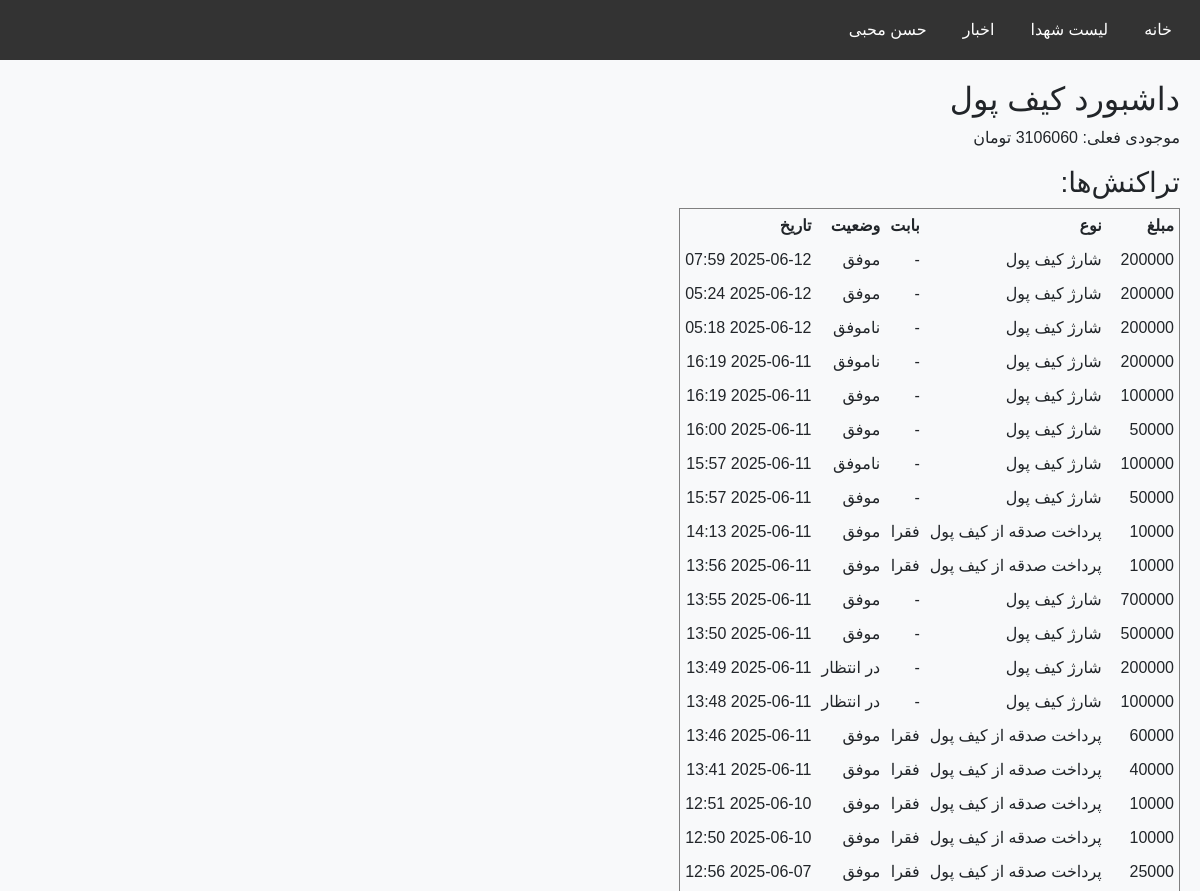
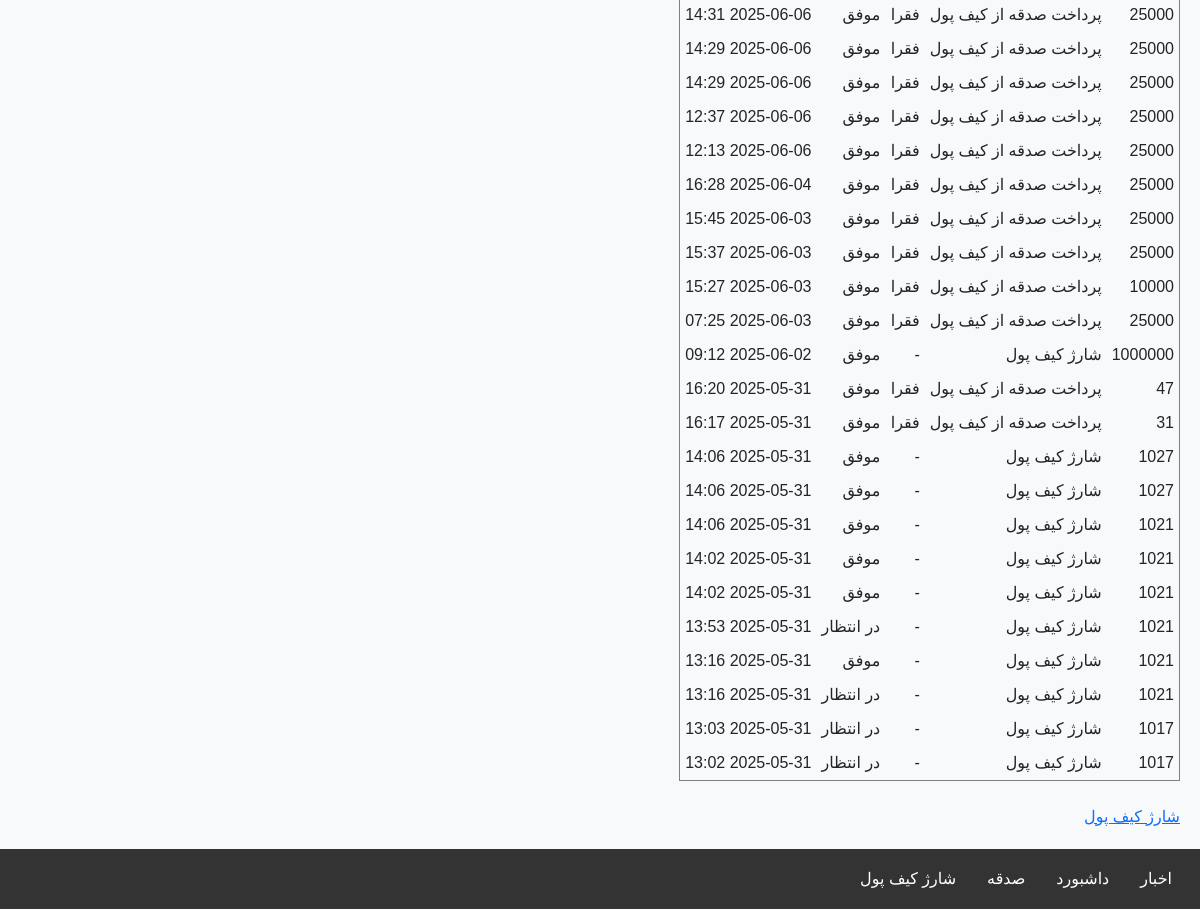
The page /wallet/dashboard/ (signed in) on the database its author committed (2 pictures, top to bottom).
### accounts/models.py (models this page shows, shortened)
class User(AbstractBaseUser, PermissionsMixin):
    GENDER_CHOICES = (
        ('M', 'مرد'),
        ('F', 'زن'),
    )
    phone = models.CharField(max_length=11, unique=True)
    first_name = models.CharField(max_length=100, blank=True)
    last_name = models.CharField(max_length=100, blank=True)
    national_code = models.CharField(max_length=10, blank=True)
    image = models.ImageField(upload_to='profiles/', blank=True, null=True)
    gender = models.CharField(max_length=1, choices=GENDER_CHOICES, blank=True, null=True)
    is_active = models.BooleanField(default=True)
    is_staff = models.BooleanField(default=False)
    is_profile_completed = models.BooleanField(default=False)
    allowed_categories = models.ManyToManyField(
        'news.Category',
        related_name='allowed_users',
        blank=True,
        verbose_name='دسته‌بندی‌های مجاز برای ارسال خبر'
    )
    groups = models.ManyToManyField(
        'auth.Group',
        related_name='accounts_user_set',
        blank=True
    )
    user_permissions = models.ManyToManyField(
        'auth.Permission',
        related_name='accounts_user_permissions_set',
        blank=True
    )
    objects = UserManager()
    USERNAME_FIELD = 'phone'
    def get_full_name(self):
        return f"{self.first_name} {self.last_name}".strip()

### wallet/models.py (models this page shows, shortened)
class WalletTransaction(models.Model):
    TRANSACTION_TYPES = [
        ('CHARGE', 'شارژ کیف پول'),
        ('DONATION', 'پرداخت صدقه از کیف پول'),
    ]
    STATUS_CHOICES = [
        ('SUCCESS', 'موفق'),
        ('FAILED', 'ناموفق'),
        ('PENDING', 'در انتظار'),
    ]
    wallet = models.ForeignKey(
        Wallet,
        on_delete=models.CASCADE,
        related_name='transactions'
    )
    amount = models.PositiveIntegerField(verbose_name="مبلغ (تومان)")
    transaction_type = models.CharField(
        max_length=10,
        choices=TRANSACTION_TYPES,
        default='CHARGE'
    )
    cause = models.CharField(
        max_length=20,
        choices=Donation.CAUSES,
        null=True,
        blank=True,
        verbose_name="بابت صدقه"
    )
    status = models.CharField(
        max_length=10,
        choices=STATUS_CHOICES,
        default='SUCCESS'
    )
    created_at = models.DateTimeField(auto_now_add=True)
    ref_id = models.CharField(max_length=100, null=True, blank=True, verbose_name="شناسه مرجع تراکنش")

### wallet/views.py (the view)
# urls.py: path('dashboard/', views.wallet_dashboard, name='wallet_dashboard'),
@login_required
def wallet_dashboard(request):
    wallet = Wallet.objects.filter(user=request.user).first()
    transactions = wallet.transactions.order_by('-created_at') if wallet else []
    return render(request, 'wallet/dashboard.html', {
        'wallet': wallet,
        'transactions': transactions,
    })

### templates/wallet/dashboard.html (shortened to what this page needs)
{% extends "base.html" %}
{% block content %}
<h2>داشبورد کیف پول</h2>
<p>موجودی فعلی: {{ wallet.balance }} تومان</p>
<h3>تراکنش‌ها:</h3>
<table border="1" cellpadding="5" cellspacing="0">
    <tr>
        <th>مبلغ</th>
        <th>نوع</th>
        <th>بابت</th>
        <th>وضعیت</th>
        <th>تاریخ</th>
    </tr>
    {% for tx in transactions %}
    <tr>
        <td>{{ tx.amount }}</td>
        <td>{{ tx.get_transaction_type_display }}</td>
        <td>{{ tx.get_cause_display|default:"-" }}</td>
        <td>{{ tx.get_status_display }}</td>
        <td>{{ tx.created_at|date:"Y-m-d H:i" }}</td>
    </tr>
    {% empty %}
    <tr><td colspan="5">هیچ تراکنشی ثبت نشده است.</td></tr>
    {% endfor %}
</table>
<br>
<a href="{% url 'wallet:charge_wallet' %}">شارژ کیف پول</a>
{% endblock %}

### templates/base.html (shortened to what this page needs)
<!DOCTYPE html>
<html lang="fa">
<head>
    <link href="https://cdn.jsdelivr.net/npm/bootstrap@5.3.0/dist/css/bootstrap.rtl.min.css" rel="stylesheet">
    <link href="https://cdn.jsdelivr.net/npm/bootstrap-icons@1.10.5/font/bootstrap-icons.css" rel="stylesheet">
    <link rel="stylesheet" href="https://cdn.jsdelivr.net/npm/persian-datepicker@1.2.0/dist/css/persian-datepicker.min.css">
</head>
<body>
<header>
    <nav>
        <ul>
            <li><a href="/">خانه</a></li>
            <li><a href="/martyrs/list/">لیست شهدا</a></li>
            <li><a href="{% url 'news:news_list' %}">اخبار</a></li>
            {% if user.is_authenticated %}
                <li>
                    <a href="#">
                        {% if user.gender == 'male' %}
                            آقای {{ user.last_name }}
                        {% elif user.gender == 'female' %}
                            خانم {{ user.last_name }}
                        {% else %}
                            {{ user.get_full_name|default:user.phone }}
                        {% endif %}
                    </a>
                </li>
            {% else %}
                <li><a href="{% url 'accounts:login' %}">ورود</a></li>
            {% endif %}
        </ul>
    </nav>
</header>
<main>
    {% block content %}{% endblock %}
</main>
<footer>
    <nav>
        <ul>
            <li><a href="{% url 'news:news_list' %}">اخبار</a></li>
            {% if user.is_authenticated %}
                <li><a href="{% url 'accounts:dashboard' %}">داشبورد</a></li>
            {% else %}
                <li><a href="{% url 'accounts:login' %}?next={% url 'accounts:dashboard' %}">پروفایل</a></li>
            {% endif %}
            <li><a href="{% url 'donate' %}">صدقه</a></li>
            {% if user.is_authenticated %}
                <li><a href="{% url 'wallet:charge_wallet' %}">شارژ کیف پول</a></li>
            {% else %}
                <li><a href="{% url 'accounts:login' %}?next={% url 'wallet:charge_wallet' %}">شارژ کیف پول</a></li>
            {% endif %}
        </ul>
    </nav>
</footer>
</body>
</html>

### templates/base.html (style rules this page uses)
body { font-family: sans-serif; margin: 0; padding: 0; direction: rtl; background-color: #f8f9fa; }
header, footer { background-color: #333; color: white; padding: 10px 20px; }
nav ul { list-style: none; display: flex; justify-content: flex-start; gap: 20px; padding: 0; margin: 0; }
nav ul li { position: relative; }
nav ul li a { color: white; text-decoration: none; padding: 8px; display: block; }
main { padding: 20px; }
footer nav ul { flex-wrap: wrap; gap: 15px; }

### rows shown on the page
User: get_full_name "حسن محبی"
WalletTransaction: amount "200000", transaction_type "شارژ کیف پول", cause "-", status "موفق", created_at "2025-06-12 07:59"
WalletTransaction: amount "200000", transaction_type "شارژ کیف پول", cause "-", status "موفق", created_at "2025-06-12 05:24"
WalletTransaction: amount "200000", transaction_type "شارژ کیف پول", cause "-", status "ناموفق", created_at "2025-06-12 05:18"
WalletTransaction: amount "200000", transaction_type "شارژ کیف پول", cause "-", status "ناموفق", created_at "2025-06-11 16:19"
WalletTransaction: amount "100000", transaction_type "شارژ کیف پول", cause "-", status "موفق", created_at "2025-06-11 16:19"
WalletTransaction: amount "50000", transaction_type "شارژ کیف پول", cause "-", status "موفق", created_at "2025-06-11 16:00"
WalletTransaction: amount "100000", transaction_type "شارژ کیف پول", cause "-", status "ناموفق", created_at "2025-06-11 15:57"
WalletTransaction: amount "50000", transaction_type "شارژ کیف پول", cause "-", status "موفق", created_at "2025-06-11 15:57"
WalletTransaction: amount "10000", transaction_type "پرداخت صدقه از کیف پول", cause "فقرا", status "موفق", created_at "2025-06-11 14:13"
WalletTransaction: amount "10000", transaction_type "پرداخت صدقه از کیف پول", cause "فقرا", status "موفق", created_at "2025-06-11 13:56"
WalletTransaction: amount "700000", transaction_type "شارژ کیف پول", cause "-", status "موفق", created_at "2025-06-11 13:55"
WalletTransaction: amount "500000", transaction_type "شارژ کیف پول", cause "-", status "موفق", created_at "2025-06-11 13:50"
WalletTransaction: amount "200000", transaction_type "شارژ کیف پول", cause "-", status "در انتظار", created_at "2025-06-11 13:49"
WalletTransaction: amount "100000", transaction_type "شارژ کیف پول", cause "-", status "در انتظار", created_at "2025-06-11 13:48"
WalletTransaction: amount "60000", transaction_type "پرداخت صدقه از کیف پول", cause "فقرا", status "موفق", created_at "2025-06-11 13:46"
WalletTransaction: amount "40000", transaction_type "پرداخت صدقه از کیف پول", cause "فقرا", status "موفق", created_at "2025-06-11 13:41"
WalletTransaction: amount "10000", transaction_type "پرداخت صدقه از کیف پول", cause "فقرا", status "موفق", created_at "2025-06-10 12:51"
WalletTransaction: amount "10000", transaction_type "پرداخت صدقه از کیف پول", cause "فقرا", status "موفق", created_at "2025-06-10 12:50"
WalletTransaction: amount "25000", transaction_type "پرداخت صدقه از کیف پول", cause "فقرا", status "موفق", created_at "2025-06-07 12:56"
WalletTransaction: amount "25000", transaction_type "پرداخت صدقه از کیف پول", cause "فقرا", status "موفق", created_at "2025-06-06 14:31"
WalletTransaction: amount "25000", transaction_type "پرداخت صدقه از کیف پول", cause "فقرا", status "موفق", created_at "2025-06-06 14:29"
WalletTransaction: amount "25000", transaction_type "پرداخت صدقه از کیف پول", cause "فقرا", status "موفق", created_at "2025-06-06 14:29"
WalletTransaction: amount "25000", transaction_type "پرداخت صدقه از کیف پول", cause "فقرا", status "موفق", created_at "2025-06-06 12:37"
WalletTransaction: amount "25000", transaction_type "پرداخت صدقه از کیف پول", cause "فقرا", status "موفق", created_at "2025-06-06 12:13"
WalletTransaction: amount "25000", transaction_type "پرداخت صدقه از کیف پول", cause "فقرا", status "موفق", created_at "2025-06-04 16:28"
WalletTransaction: amount "25000", transaction_type "پرداخت صدقه از کیف پول", cause "فقرا", status "موفق", created_at "2025-06-03 15:45"
WalletTransaction: amount "25000", transaction_type "پرداخت صدقه از کیف پول", cause "فقرا", status "موفق", created_at "2025-06-03 15:37"
WalletTransaction: amount "10000", transaction_type "پرداخت صدقه از کیف پول", cause "فقرا", status "موفق", created_at "2025-06-03 15:27"
WalletTransaction: amount "25000", transaction_type "پرداخت صدقه از کیف پول", cause "فقرا", status "موفق", created_at "2025-06-03 07:25"
WalletTransaction: amount "1000000", transaction_type "شارژ کیف پول", cause "-", status "موفق", created_at "2025-06-02 09:12"
WalletTransaction: amount "47", transaction_type "پرداخت صدقه از کیف پول", cause "فقرا", status "موفق", created_at "2025-05-31 16:20"
WalletTransaction: amount "31", transaction_type "پرداخت صدقه از کیف پول", cause "فقرا", status "موفق", created_at "2025-05-31 16:17"
WalletTransaction: amount "1027", transaction_type "شارژ کیف پول", cause "-", status "موفق", created_at "2025-05-31 14:06"
WalletTransaction: amount "1027", transaction_type "شارژ کیف پول", cause "-", status "موفق", created_at "2025-05-31 14:06"
WalletTransaction: amount "1021", transaction_type "شارژ کیف پول", cause "-", status "موفق", created_at "2025-05-31 14:06"
WalletTransaction: amount "1021", transaction_type "شارژ کیف پول", cause "-", status "موفق", created_at "2025-05-31 14:02"
WalletTransaction: amount "1021", transaction_type "شارژ کیف پول", cause "-", status "موفق", created_at "2025-05-31 14:02"
WalletTransaction: amount "1021", transaction_type "شارژ کیف پول", cause "-", status "در انتظار", created_at "2025-05-31 13:53"
WalletTransaction: amount "1021", transaction_type "شارژ کیف پول", cause "-", status "موفق", created_at "2025-05-31 13:16"
WalletTransaction: amount "1021", transaction_type "شارژ کیف پول", cause "-", status "در انتظار", created_at "2025-05-31 13:16"
WalletTransaction: amount "1017", transaction_type "شارژ کیف پول", cause "-", status "در انتظار", created_at "2025-05-31 13:03"
WalletTransaction: amount "1017", transaction_type "شارژ کیف پول", cause "-", status "در انتظار", created_at "2025-05-31 13:02"
